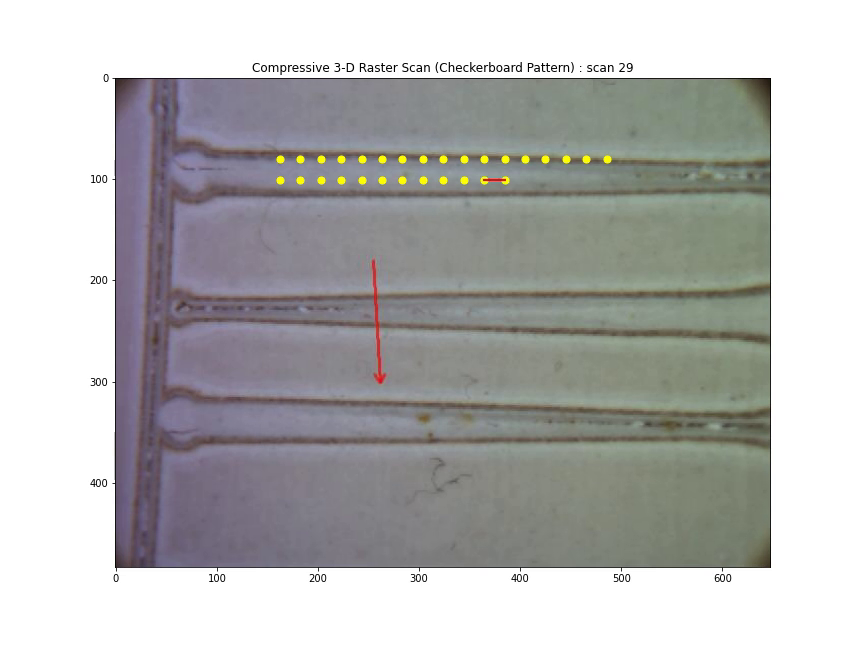
#> input picture frame 28 of intelliScan/Compressive 3-D Raster Scan (Checkerboard Pattern).mp4, 864 x 648 px, given in place of the camera
$ python main.py
#> lines starting #> are read from the running program, lines starting #| are printed output that depends on the picture; after the words box and inside, x2 and y2 are one past the last pixel; in counts of white or black regions, pixels touching at a corner belong together
# https://www.youtube.com/watch?v=hezISpFdxDo
import cv2
import numpy as np
from imutils import contours
# input_video_path = "/home/sli/Downloads/video1.mov"
input_video_path = 2
cap = cv2.VideoCapture(input_video_path)
pts = []

# Drift offset need to be hand tuned by us.
offset1 = 10
offset2 = 20

# We need to set resolutions.
# so, convert them from float to integer.
frame_width = int(cap.get(3))
frame_height = int(cap.get(4))

size = (frame_width, frame_height)


# Below VideoWriter object will create
# a frame of above defined The output
# is stored in 'filename.avi' file.
result = cv2.VideoWriter('filename.avi',
                         cv2.VideoWriter_fourcc(*'MJPG'),
                         10, size)
while (1):
    ret, frame = cap.read()
#> frame is the input picture: shape (648, 864, 3); mean B, G, R 181.2, 181.9, 181.9
    # height, width = frame.shape[:2]
    hsv = cv2.cvtColor(frame, cv2.COLOR_BGR2HSV)
#> hsv: shape (648, 864, 3); mean H, S, V 48.9, 16.7, 186.2


    lower_red = np.array([0, 0, 255])
    upper_red = np.array([255, 255, 255])

    # Checks if array elements lie between lower & upper red.
    mask = cv2.inRange(hsv, lower_red, upper_red)
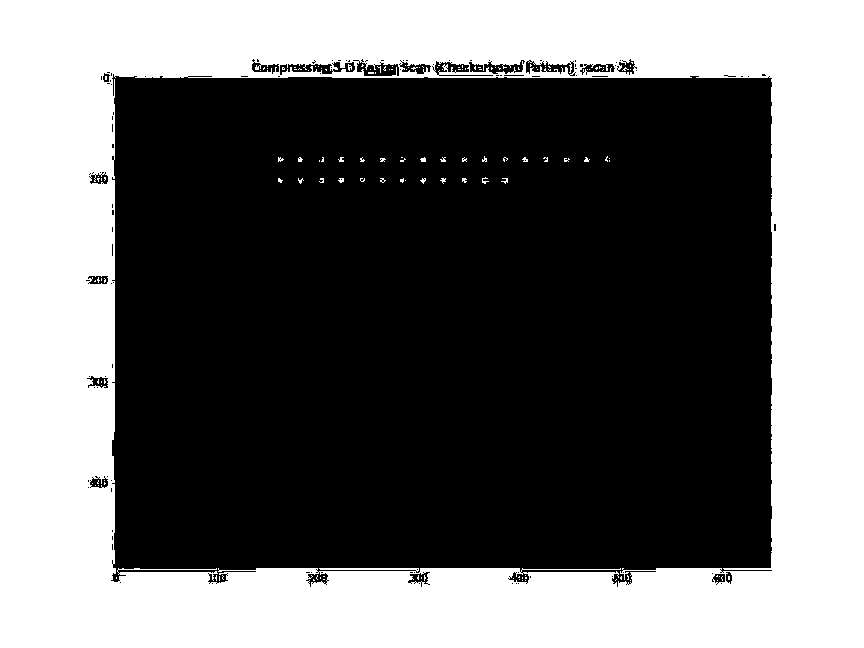
#> mask: shape (648, 864); 41.7% white; 142 white regions (137 under 20 px)
    #--- First obtain the threshold using the greyscale image ---
    ret,th = cv2.threshold(mask,205,255, 0)

#--- Find all the contours in the binary image ---
    contours,hierarchy = cv2.findContours(th,2,1)
#> contours = 359 contours, 331 with area under 20; largest, box (x1, y1, x2, y2) and area: (0, 0, 864, 648) 558361, (110, 73, 773, 588) 324933, (356, 60, 400, 77) 500, (468, 59, 526, 75) 488, (279, 63, 334, 76) 446
    cnt = contours
#> cnt has the same summary as contours
    big_contour = []
    max = 0
    for i in cnt:
        area = cv2.contourArea(i) #--- find the contour having biggest area ---
        if(area > max):
            max = area
            big_contour = i
#> this loop made 359 passes
#> (area, max) on pass 154: (558361, 558361)
#> after the loop, big_contour = contour of 3020 points, box (x1, y1, x2, y2) (0, 0, 864, 648), area 558361; max = 558361

    final = cv2.drawContours(mask, cnt, -1, (0,255,0), 3)
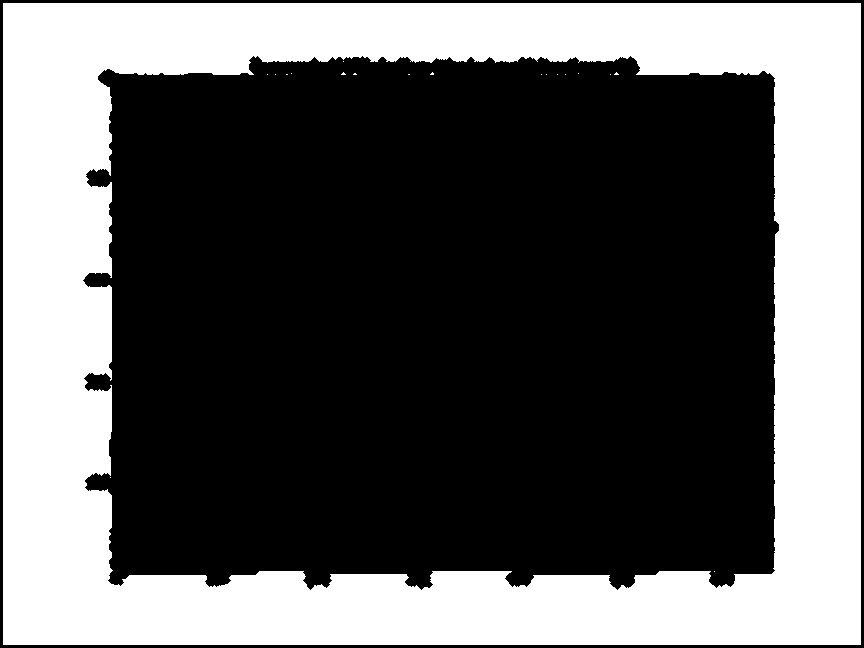
#> final: shape (648, 864); 37.6% white; 19 white regions (18 under 20 px), largest, box (x1, y1, x2, y2) and area: (3, 3, 861, 645) 210585
    cv2.imshow('mask', final)
    # [10 lines of commented-out code are left out]
    cv2.imshow('Track Laser', frame)
    # cv2.imshow('mask', mask)

    # Write the frame into the
    # file 'filename.avi'
    result.write(frame)

    if cv2.waitKey(1) & 0xFF == ord('q'):
#> (key q is pressed here)
        break

cap.release()

$ run again, starting later in the video
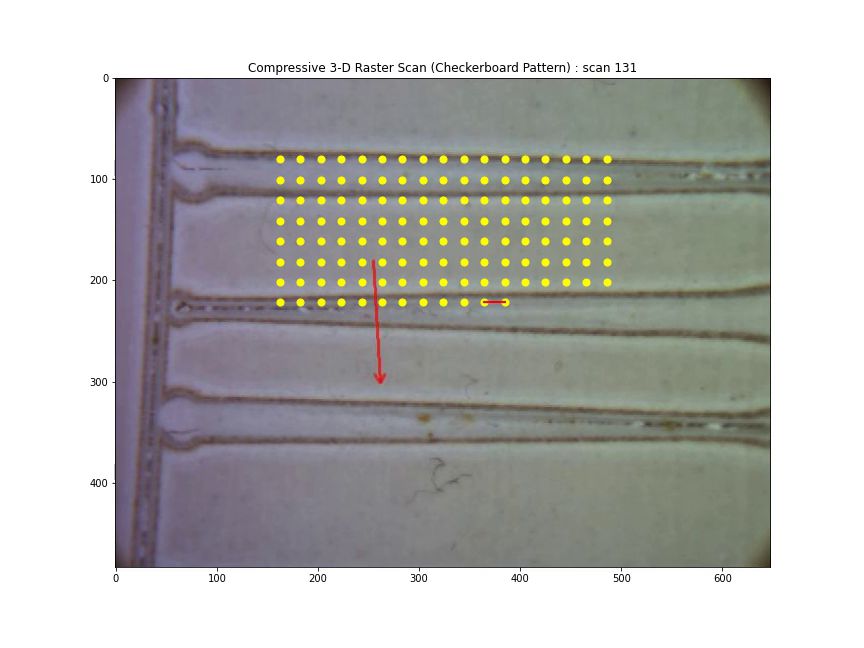
#> input picture frame 130 of intelliScan/Compressive 3-D Raster Scan (Checkerboard Pattern).mp4, 864 x 648 px, given in place of the camera
#> frame is the input picture: shape (648, 864, 3); mean B, G, R 180, 182.9, 182.9
#> hsv: shape (648, 864, 3); mean H, S, V 48.4, 19.2, 187.2
#> `mask = cv2.inRange(hsv, lower_red, upper_red)`:
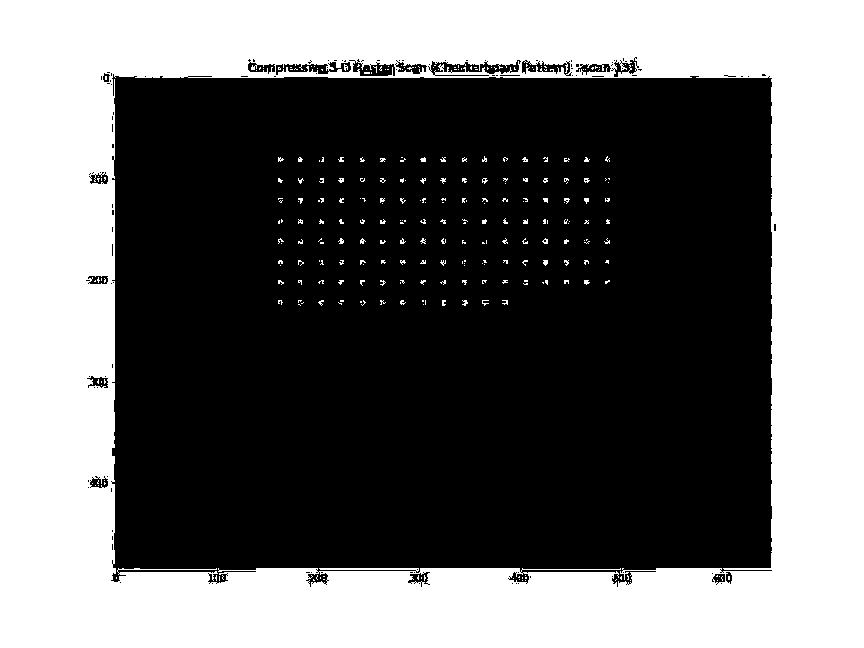
#> mask: shape (648, 864); 41.9% white; 286 white regions (275 under 20 px)
#> contours = 538 contours, 511 with area under 20; largest, box (x1, y1, x2, y2) and area: (0, 0, 864, 648) 558361, (110, 73, 773, 588) 324922, (430, 59, 522, 76) 802, (352, 60, 396, 77) 500, (275, 63, 330, 76) 446
#> cnt has the same summary as contours
#> the loop `for i in cnt:` made 538 passes
#> (area, max) on pass 323: (558361, 558361)
#> after the loop `for i in cnt:`: big_contour = contour of 3020 points, box (x1, y1, x2, y2) (0, 0, 864, 648), area 558361; max = 558361
#> `final = cv2.drawContours(mask, cnt, -1, (0,255,0), 3)`:
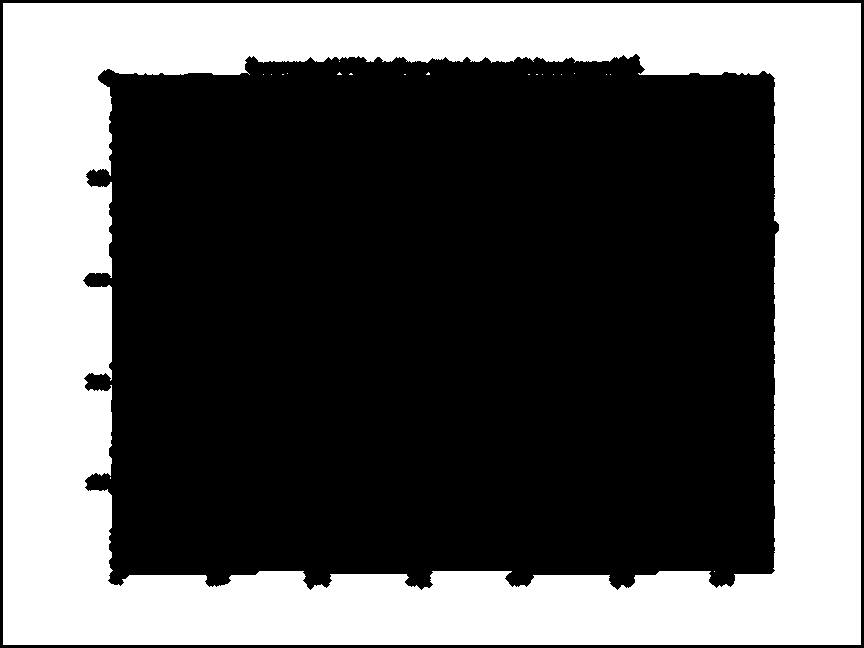
#> final: shape (648, 864); 37.6% white; 20 white regions (19 under 20 px), largest, box (x1, y1, x2, y2) and area: (3, 3, 861, 645) 210442

$ run again, starting later in the video
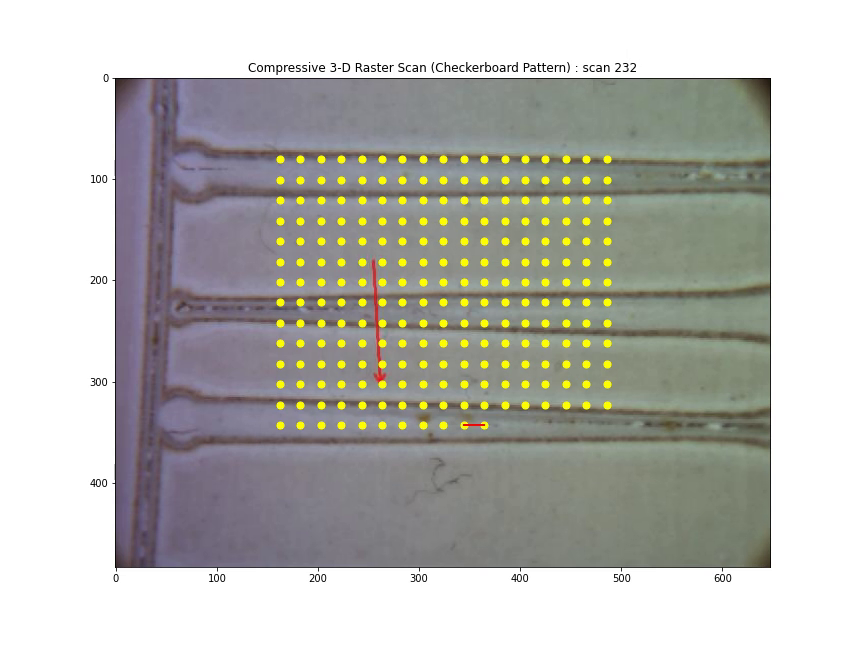
#> input picture frame 231 of intelliScan/Compressive 3-D Raster Scan (Checkerboard Pattern).mp4, 864 x 648 px, given in place of the camera
#> frame is the input picture: shape (648, 864, 3); mean B, G, R 178.8, 184, 184
#> hsv: shape (648, 864, 3); mean H, S, V 47.8, 21.6, 188.3
#> `mask = cv2.inRange(hsv, lower_red, upper_red)`:
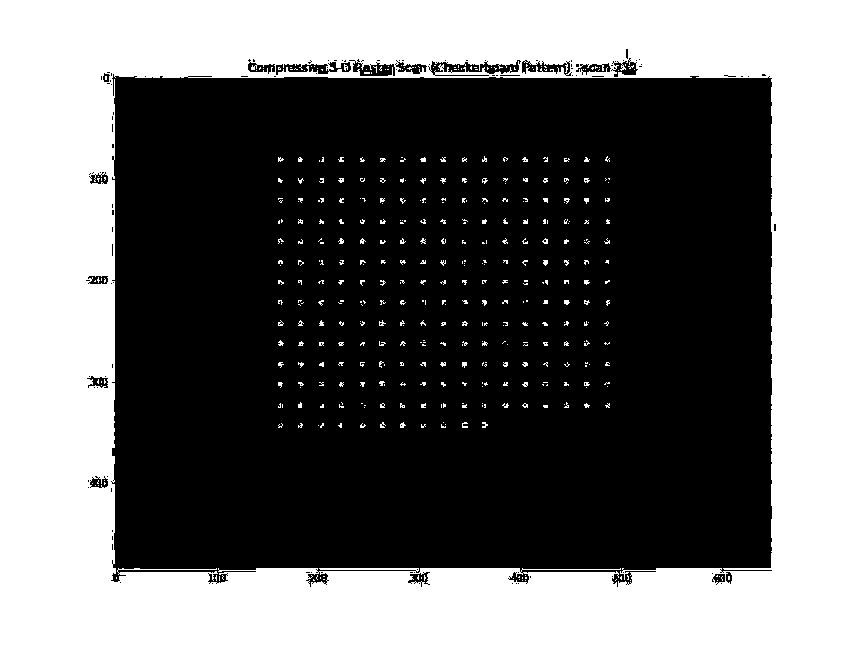
#> mask: shape (648, 864); 42.2% white; 430 white regions (407 under 20 px)
#> contours = 722 contours, 694 with area under 20; largest, box (x1, y1, x2, y2) and area: (0, 0, 864, 648) 558361, (110, 73, 773, 588) 324931, (430, 59, 522, 76) 802, (352, 60, 396, 77) 500, (275, 63, 330, 76) 446
#> cnt has the same summary as contours
#> the loop `for i in cnt:` made 722 passes
#> (area, max) on pass 508: (558361, 558361)
#> after the loop `for i in cnt:`: big_contour = contour of 3020 points, box (x1, y1, x2, y2) (0, 0, 864, 648), area 558361; max = 558361
#> `final = cv2.drawContours(mask, cnt, -1, (0,255,0), 3)`:
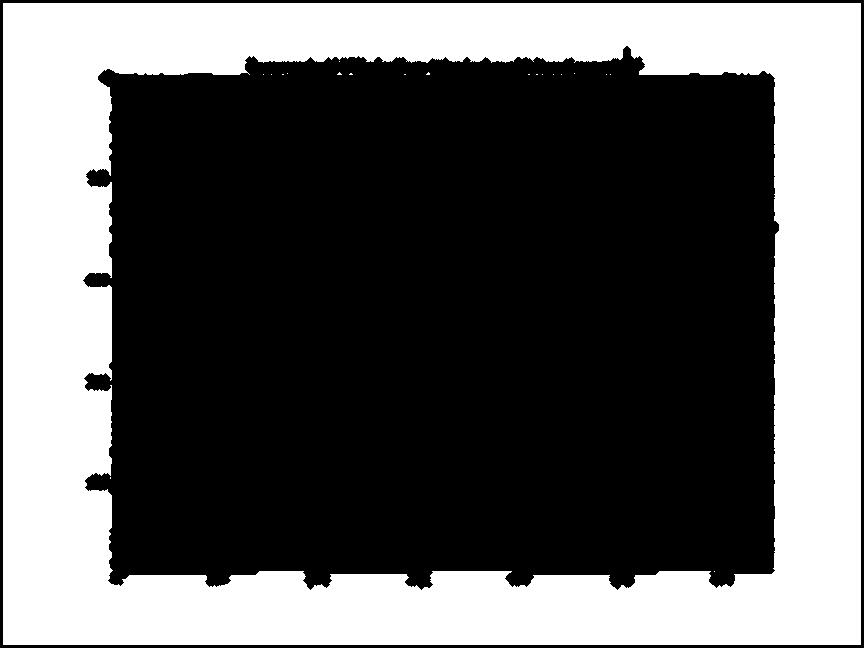
#> final: shape (648, 864); 37.6% white; 20 white regions (19 under 20 px), largest, box (x1, y1, x2, y2) and area: (3, 3, 861, 645) 210364
